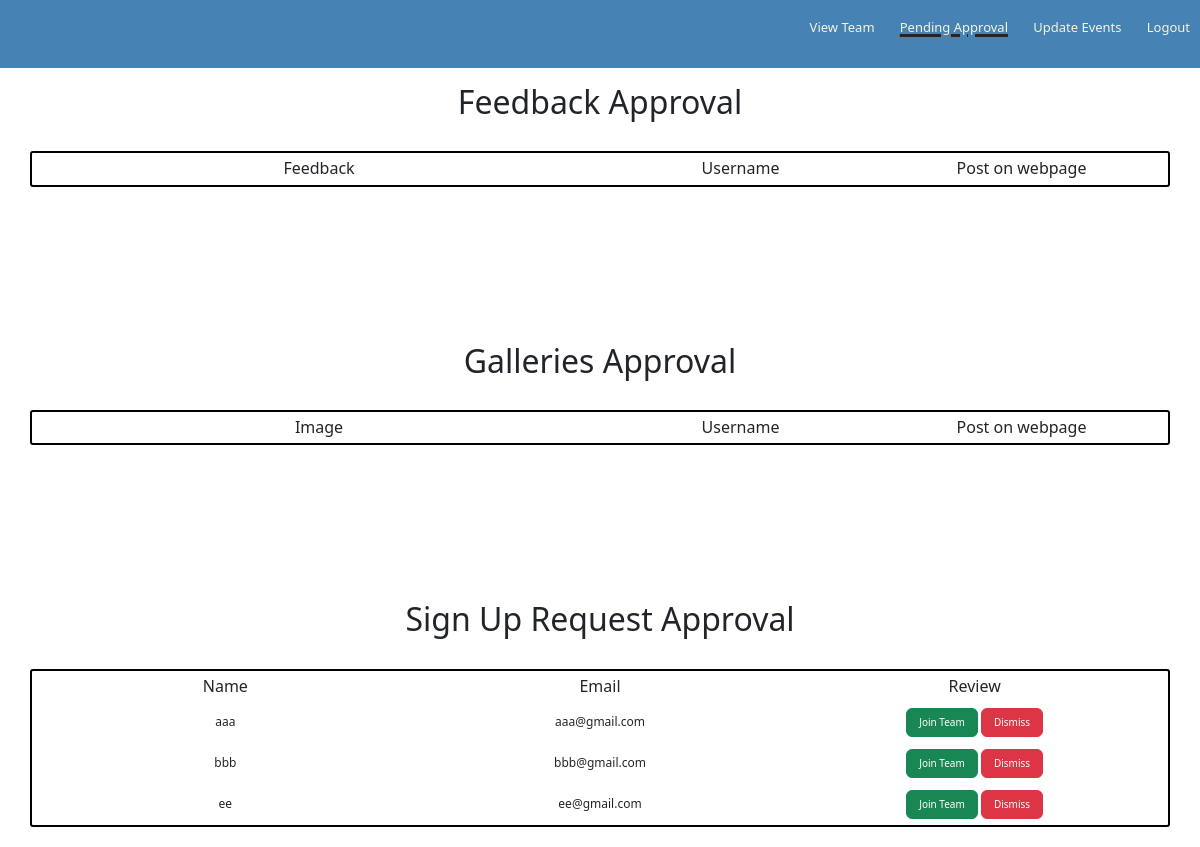
The app's page /approval, older data.
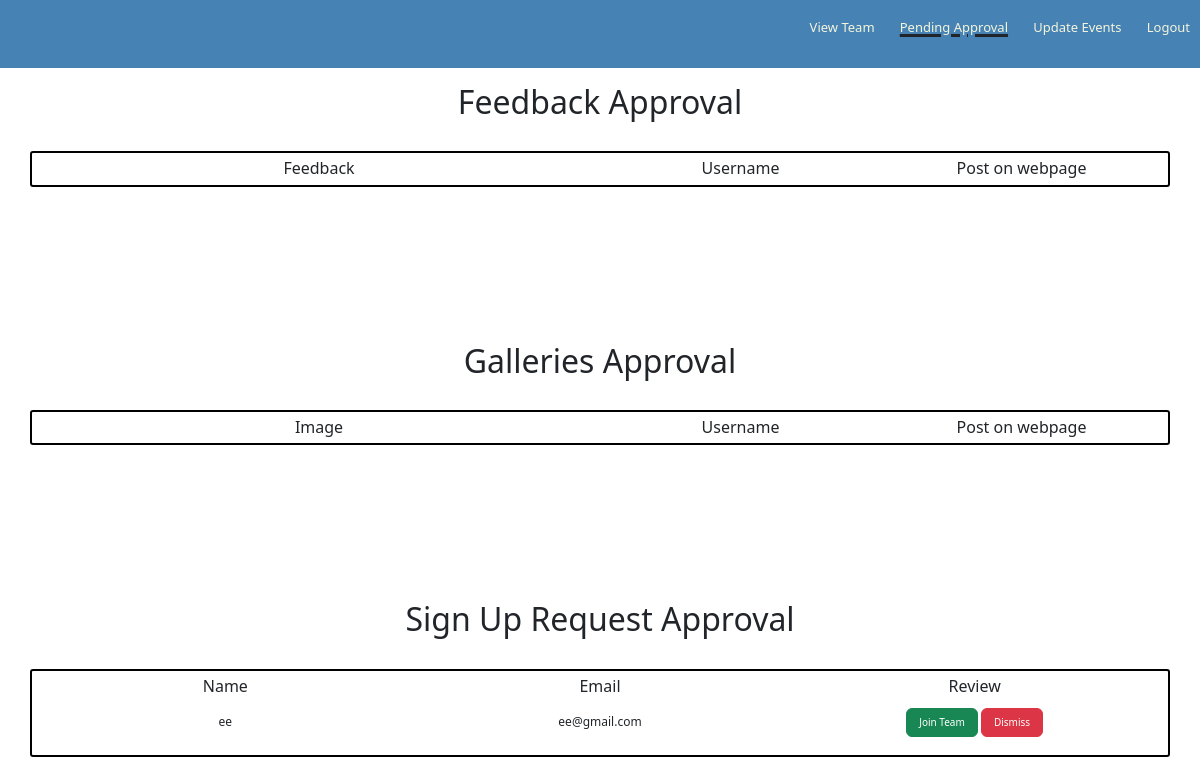
The same page, newer data.
### app/models.py (models this page shows, shortened)
class Jointeam(db.Model):
    id = db.Column(db.Integer, primary_key=True)
    email = db.Column(db.String(128), index=True, unique=True)
    name = db.Column(db.String(128))
    approved = db.Column(db.Boolean)

### app/routes.py (the view)
@app.route('/approval', methods=['GET', 'POST'])
def approval():
    requests = Jointeam.query.all()
    feedbacks = Feedback.query.all()
    return render_template("approval.html", approval=True, requests=requests, feedbacks=feedbacks)

### app/templates/approval.html (shortened to what this page needs)
{% extends "adminbase.html" %}
{% block content %}
<link rel = 'stylesheet' href = '../static/css/approval.css'>
<h2 class="pagetitle">Feedback Approval</h2>
<div class="container-holder">
    <div class="container-fluid text-center" id="feedbackcontainer">
        <div class="row">
            <div class="col-6 d-flex text-center">
                <h6 style="margin:auto">Feedback</h6>
            </div>
            <div class="col-3 d-flex text-center">
                <h6 style="margin:auto">Username</h6>
            </div>
            <div class="col-3 d-flex text-center">
                <h6 style="margin:auto">Post on webpage</h6>
            </div>
        </div>
    </div>
</div>
<br><br><br><br><br>
<h2 class="pagetitle">Galleries Approval</h2>
<div class="container-holder">
    <div class="container-fluid text-center" id="galleriescontainer">
        <div class="row">
            <div class="col-6 d-flex text-center">
                <h6 style="margin:auto">Image</h6>
            </div>
            <div class="col-3 d-flex text-center">
                <h6 style="margin:auto">Username</h6>
            </div>
            <div class="col-3 d-flex text-center">
                <h6 style="margin:auto">Post on webpage</h6>
            </div>
        </div>
    </div>
</div>
<br><br><br><br><br>
<h2 class="pagetitle">Sign Up Request Approval</h2>
<div class="container-holder">
    <div class="container-fluid text-center" id="signupcontainer">
        <div class="row">
            <div class="col-4 d-flex text-center">
                <h6 style="margin:auto">Name</h6>
            </div>
            <div class="col-4 d-flex text-center">
                <h6 style="margin:auto">Email</h6>
            </div>
            <div class="col-4 d-flex text-center">
                <h6 style="margin:auto">Review</h6>
            </div>
        </div>
        {% for request in requests %}
        <div id={{request.id}} class="row">
            {% if request.approved is sameas True %}
            {% else %}
            <div class="col-4 d-flex">
                <p style="margin:auto;">{{request.name}}</p>
            </div>
            <div class="col-4 d-flex">
                <p style="margin:auto;">{{request.email}}</p>
            </div>
            <div class="col-4 d-flex">
                <p style="margin:auto">
                    <button class="btn btn-success" style="font-size:10px" onclick="approveRequest('{{request.id}}')">Join Team</button>
                    <button class="btn btn-danger" style="font-size:10px" onclick="dismissRequest('{{request.id}}')">Dismiss</button>
                </p>
            </div>
            {% endif %}
        </div>
        {% endfor %}
    </div>
</div>
{% endblock %}

Row changes from the older to the newer data that the page shows:
removed Jointeam: name "aaa", email "aaa@gmail.com"
removed Jointeam: name "bbb", email "bbb@gmail.com"
